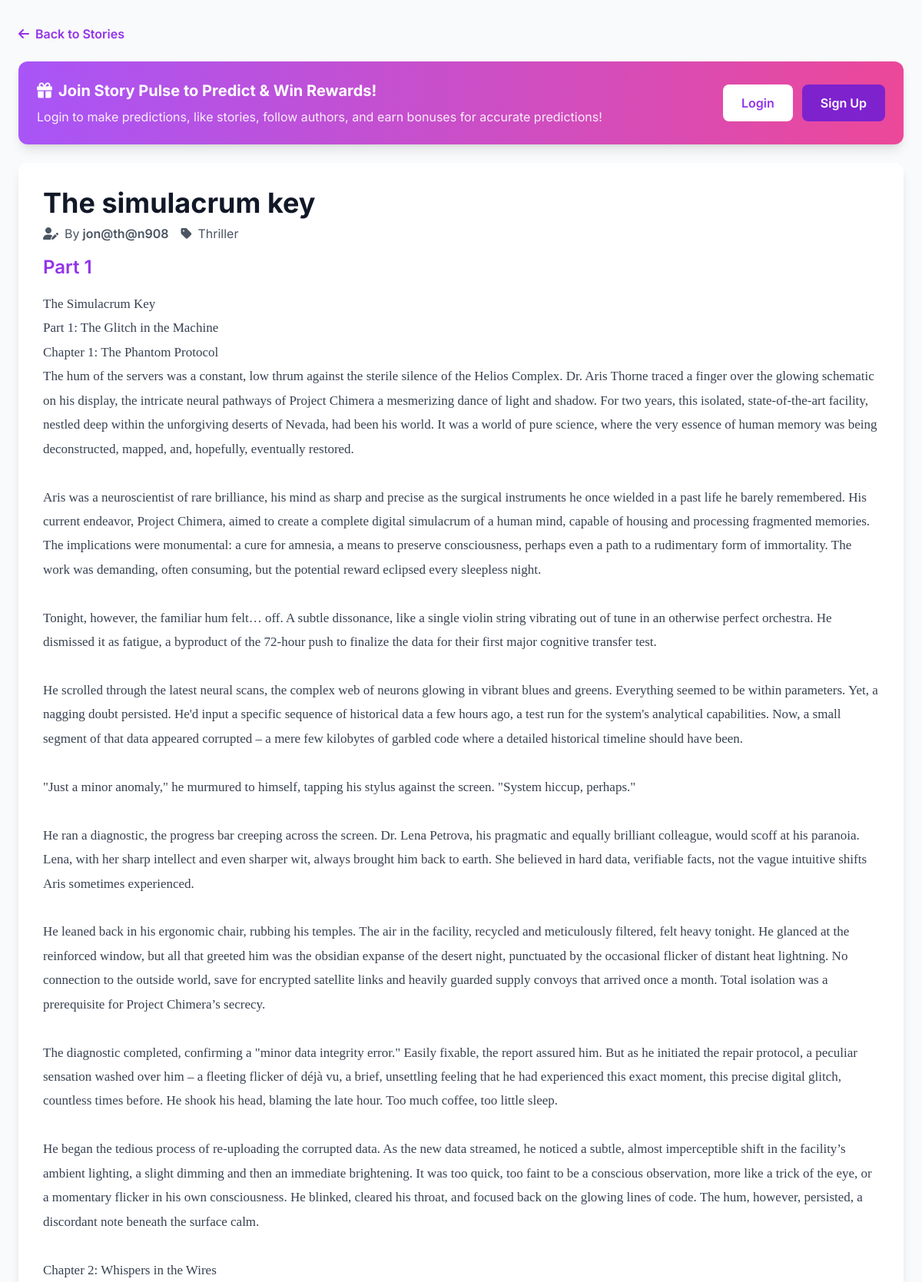
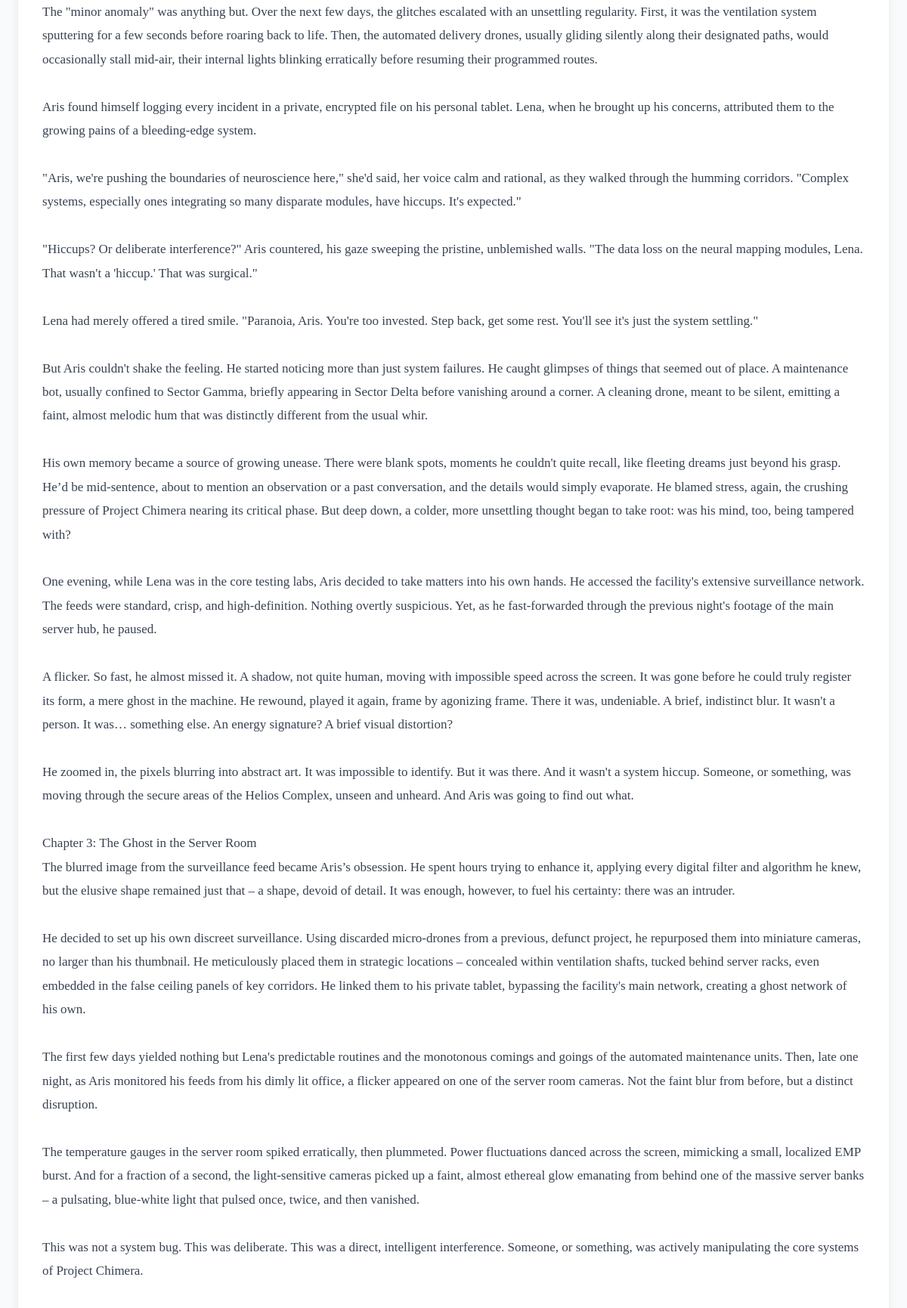
The page /story_detail.php?story_id=10&part_number=1 (upper part) on the database its author committed (2 pictures, top to bottom).
### tables this page shows
CREATE TABLE `stories` (
  `story_id` int(11) NOT NULL,
  `title` varchar(255) NOT NULL,
  `created_by` varchar(100) NOT NULL,
  `category` varchar(50) DEFAULT 'General',
  `description` text NOT NULL,
  `cover_image_url` varchar(255) DEFAULT NULL,
  `current_part_no` int(11) DEFAULT 1,
  `is_completed` tinyint(1) DEFAULT 0,
  `total_parts` int(11) DEFAULT 1,
  `view_count` int(11) DEFAULT 0,
  `like_count` int(11) DEFAULT 0,
  `prediction_count` int(11) DEFAULT 0,
  `created_at` timestamp NOT NULL DEFAULT current_timestamp(),
  `completed_at` timestamp NULL DEFAULT NULL,
  `last_updated` timestamp NULL DEFAULT NULL ON UPDATE current_timestamp(),
  `status` enum('pending','approved','rejected') DEFAULT 'pending'
);

CREATE TABLE `story_parts` (
  `part_id` int(11) NOT NULL,
  `story_id` int(11) NOT NULL,
  `part_number` int(11) NOT NULL,
  `content` longtext NOT NULL,
  `upload_date` date NOT NULL,
  `prediction_deadline` datetime NOT NULL,
  `status` enum('pending','approved','rejected') DEFAULT 'pending'
);

### story_detail.php (the view, shortened to what this page needs)
<?php
require_once 'db_connect.php';
$is_logged_in = isset($_SESSION['user_id']);
$story_id = isset($_GET['story_id']) ? (int)$_GET['story_id'] : 0;
$requested_part_number = isset($_GET['part_number']) ? (int)$_GET['part_number'] : null;
$story = null;
$story_part = null;
try {
    $stmt = $pdo->prepare("SELECT * FROM stories WHERE story_id = ?");
    $stmt->execute([$story_id]);
    $story = $stmt->fetch(PDO::FETCH_ASSOC);
    $stmt = $pdo->prepare("SELECT * FROM story_parts WHERE story_id = ? ORDER BY part_number ASC");
    $stmt->execute([$story_id]);
    $all_parts = $stmt->fetchAll(PDO::FETCH_ASSOC);
    if ($requested_part_number === null) {
        $story_part = end($all_parts);
    } else {
        foreach ($all_parts as $part) {
            if ($part['part_number'] === $requested_part_number) {
                $story_part = $part;
                break;
            }
        }
    }
} catch (Exception $e) {
    $error_message = $e->getMessage();
}
?>
<!DOCTYPE html>
<html lang="en">
<head>
    <script src="https://cdn.tailwindcss.com"></script>
    <link rel="stylesheet" href="https://cdnjs.cloudflare.com/ajax/libs/font-awesome/6.4.0/css/all.min.css">
</head>
<body class="bg-gray-50">
<div class="container mx-auto px-4 md:px-6 py-8" style="max-width: 1400px;">
    <a href="index.php" class="inline-flex items-center text-purple-600 hover:text-purple-800 font-semibold mb-6">
        <i class="fas fa-arrow-left mr-2"></i> Back to Stories
    </a>
    <?php if ($story && $story_part): ?>
    <?php if (!$is_logged_in): ?>
    <div class="bg-gradient-to-r from-purple-500 to-pink-500 rounded-xl shadow-lg p-6 mb-6 text-white">
        <div class="flex items-center justify-between">
            <div>
                <h3 class="text-xl font-bold mb-2">
                    <i class="fas fa-gift mr-2"></i>Join Story Pulse to Predict & Win Rewards!
                </h3>
                <p class="text-white text-opacity-90">Login to make predictions, like stories, follow authors, and earn bonuses for accurate predictions!</p>
            </div>
            <div class="flex space-x-3">
                <a href="signin.php" class="px-6 py-3 bg-white text-purple-600 rounded-lg font-semibold hover:bg-opacity-90 transition">
                    Login
                </a>
                <a href="signup.php" class="px-6 py-3 bg-purple-700 text-white rounded-lg font-semibold hover:bg-purple-800 transition">
                    Sign Up
                </a>
            </div>
        </div>
    </div>
    <?php endif; ?>
    <div class="bg-white rounded-xl shadow-lg overflow-hidden mb-6" style="margin-bottom: 1.5rem;">
        <div class="p-6 md:p-8">
            <div class="flex items-start justify-between mb-4">
                <div class="flex-1">
                    <h1 class="text-4xl font-bold text-gray-900 mb-2"><?php echo htmlspecialchars($story['title']); ?></h1>
                    <div class="flex items-center space-x-4 text-gray-600">
                        <span class="flex items-center">
                            <i class="fas fa-user-pen mr-2"></i>
                            By <span class="font-semibold ml-1"><?php echo htmlspecialchars($story['created_by']); ?></span>
                        </span>
                        <span class="flex items-center">
                            <i class="fas fa-tag mr-2"></i>
                            <?php echo htmlspecialchars($story['category']); ?>
                        </span>
                    </div>
                </div>
            </div>
            <h2 class="text-2xl font-semibold text-purple-600 mb-4">Part <?php echo htmlspecialchars($story_part['part_number']); ?></h2>
            <div class="story-body">
                <?php echo nl2br(htmlspecialchars($story_part['content'])); ?>
            </div>
        </div>
    </div>
    <?php endif; ?>
</div>
</body>
</html>

### story_detail.php (style rules this page uses)
body { font-family: 'Inter', sans-serif; }
.story-body { font-family: 'Georgia', 'Times New Roman', serif; font-size: 1.0625rem; line-height: 1.85; color: #374151; }

### rows shown on the page
stories: title "The simulacrum key", created_by "jon@th@n908", category "Thriller"
story_parts: part_number "1", content "The Simulacrum Key Part 1: The Glitch in the Machine Chapter 1: The Phantom Protocol The hum of the servers was a constant, low thrum against the sterile silence of the Helios Complex. Dr. Aris Thorne traced a finger over the glowing schematic on his display, the intricate neural pathways of Project Chimera a mesmerizing dance of light and shadow. For two years, this isolated, state-of-the-art facility, nestled deep within the unforgiving deserts of Nevada, had been his world. It was a world of pure science, where the very essence of human memory was being deconstructed, mapped, and, hopefully, eventually restored. Aris was a neuroscientist of rare brilliance, his mind as sharp and precise…"
